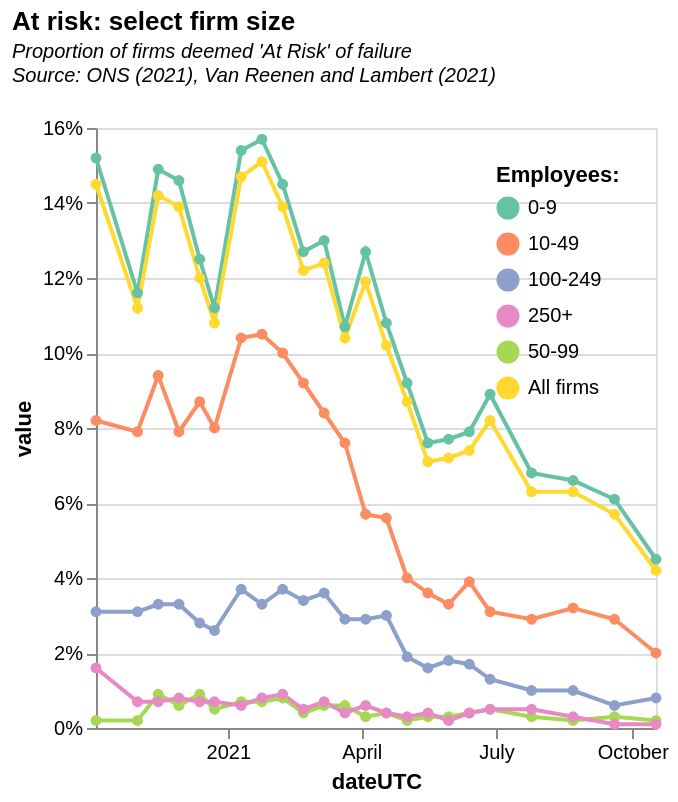

Write a Vega-Lite specification for this figure.
### Vega-Lite specification from a JSON file in a GitHub repository (floating-point values rounded to 4 significant figures; data arrays with more than 128 entries replaced by an {"elided": "..."} marker saying what was removed)
{"$schema": "https://vega.github.io/schema/vega-lite/v5.json", "title": {"text": "At risk: select firm size", "subtitle": ["Proportion of firms deemed 'At Risk' of failure", "Source: ONS (2021), Van Reenen and Lambert (2021)", ""], "subtitleFontStyle": "italic", "subtitleFontSize": 10, "anchor": "start", "color": "black"}, "data": {"values": {"elided": "138 records"}, "format": {"parse": {"dateUTC": "date"}}}, "height": 300, "width": 280, "mark": {"type": "line", "point": true}, "encoding": {"x": {"field": "dateUTC", "type": "temporal", "axis": {"grid": false}}, "y": {"field": "value", "type": "quantitative", "axis": {"grid": true, "format": "%"}}, "color": {"field": "employees", "type": "nominal", "scale": {"scheme": "set2"}, "title": "Employees:", "legend": {"orient": "top-right", "columns": 1}}}}
